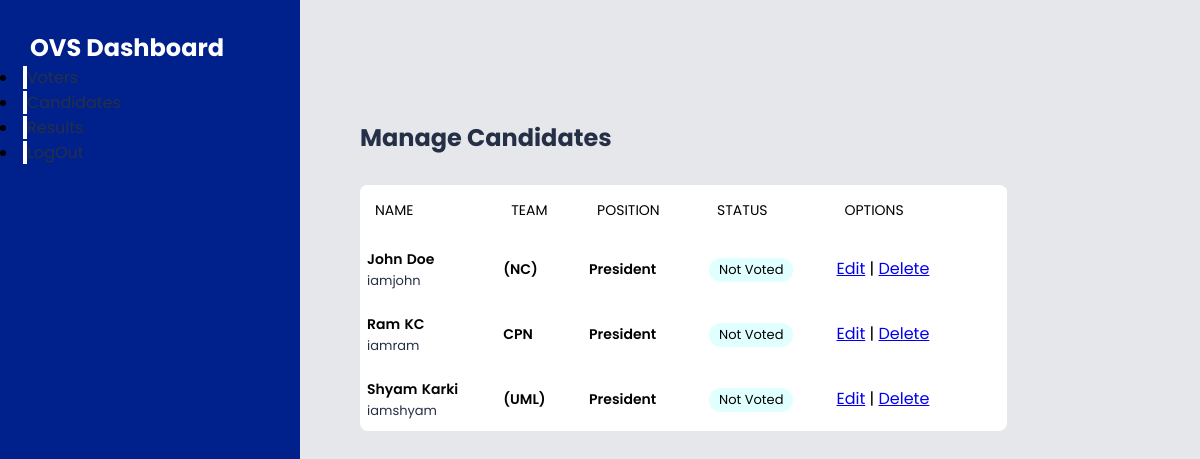
/admin/candidatespanel.php (signed in), run on the app's committed database.
### tables this page shows
CREATE TABLE `candidate` (
  `id` int(20) NOT NULL,
  `fname` text NOT NULL,
  `lname` text NOT NULL,
  `email` varchar(30) NOT NULL,
  `age` int(3) NOT NULL,
  `uname` text NOT NULL,
  `pass` varchar(20) NOT NULL,
  `state` varchar(15) NOT NULL,
  `district` text NOT NULL,
  `city` text NOT NULL,
  `gender` varchar(10) NOT NULL,
  `mstatus` varchar(15) NOT NULL,
  `status` int(1) NOT NULL,
  `votes` int(100) NOT NULL,
  `roles` varchar(10) NOT NULL,
  `teamname` varchar(100) NOT NULL
);

### admin/candidatespanel.php (the view, shortened to what this page needs)
<?php
include('../api/connection.php');
?>
<!DOCTYPE html>
<html lang="en">
<head>
    <link rel="stylesheet" href="dashboard.css">
</head>
<body>
    <section id="menu">
        <div class="logo ">
            <h2><a href="../admin/dashboard.php" style="text-decoration:none" class="white">OVS Dashboard</a></h2>
        </div>
        <div class="items">
            <li><a href="../admin/voterspanel.php">Voters</a></li>
            <li><a href="../admin/candidatespanel.php">Candidates</a></li>
            <li><a href="../admin/resultpanel.php">Results</a></li>
            <li><a href="../api/logout.php">LogOut</a></li>
        </div>
    </section>
    <section id="interface">
        <h3 class="i-name">Manage Candidates</h3>
        <div class="board">
            <table width="100%">
                <thead>
                    <tr>
                        <td>Name</td>
                        <td>Team</td>
                        <td>Position</td>
                        <td>Status</td>
                        <td>Options</td>
                        <td></td>
                    </tr>
                </thead>
                <tbody>
                    <?php
                    $sql = "SELECT * from candidate";
                    $result = mysqli_query($connect, $sql);
                    if ($result) {
                        while ($row = mysqli_fetch_assoc($result)) {
                            $id = $row['id'];
                            $fname = $row['fname'];
                            $lname = $row['lname'];
                            $uname = $row['uname'];
                            $teamname = $row['teamname'];
                            if ($row['status'] == 0) {
                                $status = "Not Voted";
                            } else {
                                $status = "Voted";
                            }
                            echo '<tr>
                        <td class="people">
                            <div class="people-de">
                                <h5>' . $fname . '</h5>
                                <h5>' . $lname . '</h5>
                                <p>' . $uname . '</p>
                            </div>
                        </td>
                        <td class="people-des">
                            <h5>' . $teamname . '</h5>
                        </td>
                        <td class="people-des">
                            <h5>President</h5>
                        </td>
                        <td class="active">
                            <p>' . $status . '</p>
                        </td>
                        <td class="role">
                         <a href="updatecandidate.php?updateid=' . $id . '">Edit</a> |   <a href="deletecandidate.php?deleteid=' . $id . '">Delete</a>
                    </tr>';
                        }
                    }
                    ?>
                </tbody>
            </table>
        </div>
    </section>
</body>
</html>

### admin/dashboard.css (style rules this page uses)
* { margin: 0; padding: 0; box-sizing: border-box; font-family: 'Poppins', sans-serif; }
body { width: 100%; background: #E5E7EB; position: relative; display: flex; }
#menu { background: rgb(0, 32, 139); width: 300px; height: 100%; position: fixed; top: 0; left: 0; }
#menu .logo { display: flex; align-items: center; color: white; padding: 30px 0 0 30px; }
.white { color: white; }
#menu .items li :nth-child(1) { border-left: 4px solid white; }
#menu .items li a { text-decoration: none; color: #253047; font-weight: 300px; transition: 0.3s ease; height: 300px; }
#interface { width: 100%; margin-left: 300px; position: relative; align-items: center; justify-content: space-between; padding: 80px 30px; }
.i-name { color: #253047; padding: 30px 30px 0 30px; font-size: 24px; font-weight: 700; margin-top: 10px; }
.board { width: 77%; margin: 30px 0 30px 30px; overflow: auto; background: white; border-radius: 8px; }
.board h5 { font-weight: 600; font-size: 14px; display: inline-block; }
.board p { font-weight: 400; font-size: 13px; color: #253047; }
.board .people { display: flex; justify-content: flex-start; align-items: center; text-align: start; }
table { border-collapse: collapse; }
tr { border-bottom: 1px saddlebrown; }
thead td { font-size: 14px; text-transform: uppercase; font-weight: 400; background: white; text-align: start; padding: 15px; }
tbody tr td { padding: 10px 7px; }
.active p { background: lightcyan; padding: 2px 10px; display: inline-block; border-radius: 40px; color: black; }

### data on the page
candidate: fname "John", lname "Doe", uname "iamjohn", teamname "(NC)", status "Not Voted"
candidate: fname "Ram", lname "KC", uname "iamram", teamname "CPN", status "Not Voted"
candidate: fname "Shyam", lname "Karki", uname "iamshyam", teamname "(UML)", status "Not Voted"
